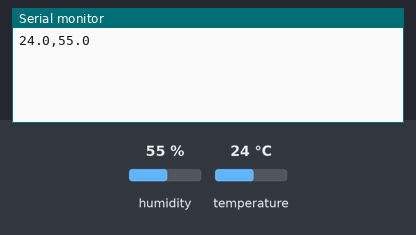
A sketch run on a simulated Arduino Uno, built with avr-gcc and run on an emulated ATmega328P. On the bench: the last lines printed to the serial monitor. The inputs (shaded band) are chosen by the test bench; at power-on: humidity 55 %, temperature 24 °C.

Above: at 2.2 s.
2.3 s: humidity set to 22 %
At 11.8 s:
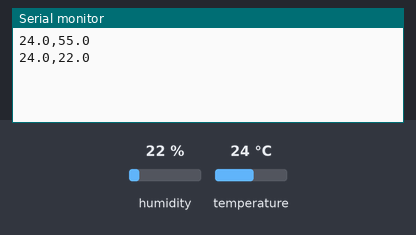
12.3 s: temperature set to 12 °C
At 21.5 s:
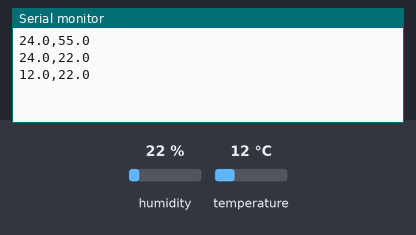
22.3 s: humidity set to 40 %
At 32.4 s:
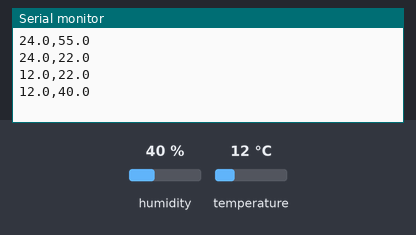
Timing chart, 0 to 33.9 s (numbered marks = the images above; inputs shaded):
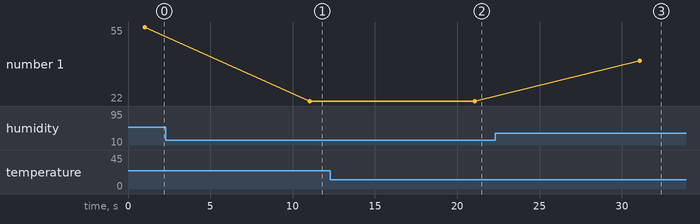

The sketch:

cap1_hello_world_DHT11.ino
```cpp
// REQUIRES the following Arduino libraries:
// - DHT Sensor Library: https://github.com/adafruit/DHT-sensor-library
// - Adafruit Unified Sensor Lib: https://github.com/adafruit/Adafruit_Sensor
#include <DHT.h> //https://github.com/adafruit/DHT-sensor-library

#define DHTPIN 2      // Pin collegato al sensore
#define DHTTYPE DHT11 // oppure DHT22

DHT dht(DHTPIN, DHTTYPE);

void setup() {
  Serial.begin(9600);
  dht.begin();
  delay(1000);
}

void loop() {
  float h = dht.readHumidity();
  float t = dht.readTemperature(); // Celsius

  if (isnan(h) || isnan(t)) {
    Serial.println("ERR"); // in caso di errore lettura
  } else {
    // invio in formato: TEMPERATURA,UMIDITÀ
    Serial.print(t, 1);
    Serial.print(',');
    Serial.println(h, 1);
  }

  delay(10000); // ogni 10 secondi
}
```

Measured:
- after the input at 2.3 s, the serial monitor: prints a new line after 8.7 s (image 1)
- after the input at 12.3 s, the serial monitor: prints a new line after 8.8 s (image 2)
- after the input at 22.3 s, the serial monitor: prints a new line after 8.8 s (image 3)
- plotted number 1: 55 → 22 after the input at 2.3 s, 22 → 40 after the input at 22.3 s
